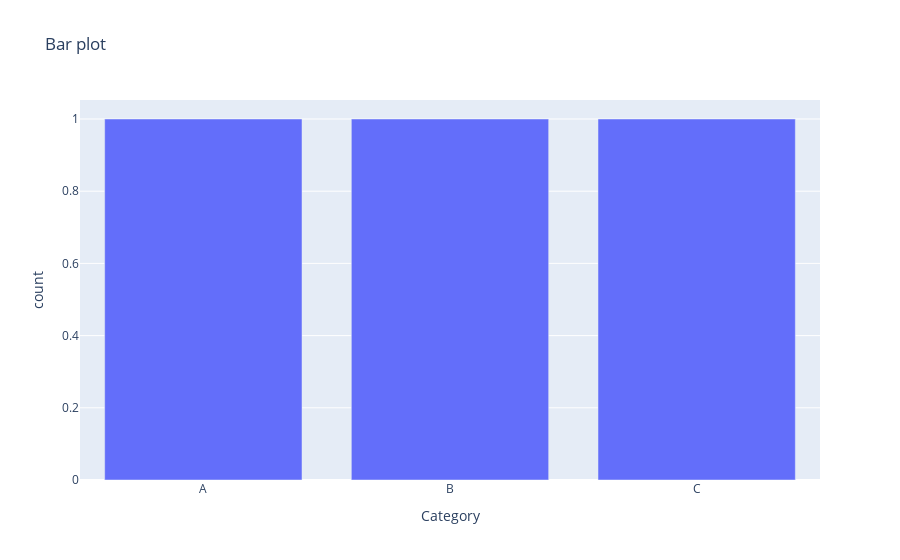

This figure's notebook cell:
### Code cell
# Create bar plot
df2.plot(kind = 'bar', x = 'Category', title='Bar plot')

### Figure 1 — Plotly figure (JSON) as saved in the notebook; plotly's stock layout.template omitted (floating-point values rounded to 4 significant figures)
{"data": [{"alignmentgroup": "True", "hovertemplate": "Category=%{x}<br>count=%{y}<extra></extra>", "legendgroup": "", "marker": {"color": "#636efa"}, "name": "", "offsetgroup": "", "orientation": "v", "showlegend": false, "textposition": "auto", "type": "bar", "x": ["A", "B", "C"], "xaxis": "x", "y": [1, 1, 1], "yaxis": "y"}], "layout": {"barmode": "relative", "legend": {"tracegroupgap": 0}, "title": {"text": "Bar plot"}, "xaxis": {"anchor": "y", "domain": [0, 1], "title": {"text": "Category"}}, "yaxis": {"anchor": "x", "domain": [0, 1], "title": {"text": "count"}}}}
